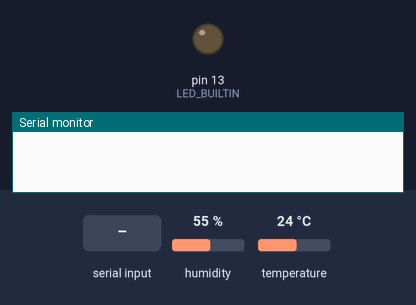
The sketch below on a simulated Arduino Uno, built with avr-gcc and run on an emulated ATmega328P. On the bench: output pins drawn as LEDs (lit = HIGH), the last lines printed to the serial monitor. The inputs (shaded band) are chosen by the test bench; at power-on: humidity 55 %, temperature 24 °C.

Above: at 1.2 s.
1.3 s: "3\n" received over Serial
At 2.5 s:
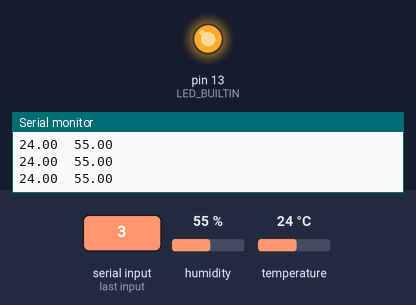
2.8 s: "4\n" received over Serial
At 3.7 s:
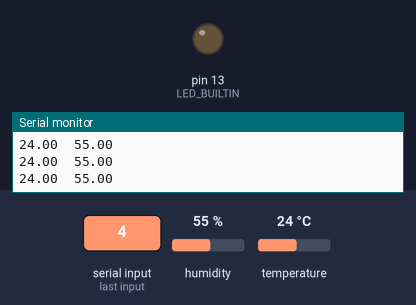
Timing chart, 0 to 5.8 s (numbered marks = the images above; inputs shaded):
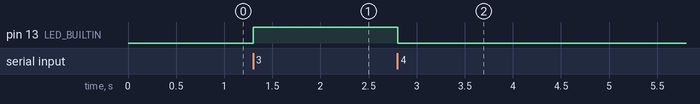

Measured:
- after the input at 1.3 s, pin 13 (LED_BUILTIN): LOW → HIGH at once
- after the input at 2.8 s, pin 13 (LED_BUILTIN): HIGH → LOW at once

The sketch:

serial01.ino
```cpp
#include <Adafruit_Sensor.h>
#include <DHT.h>
#include <DHT_U.h>

#define DHTPIN 7     // Digital pin connected to the DHT sensor
#define DHTTYPE    DHT11     // DHT 11
DHT_Unified dht(DHTPIN, DHTTYPE);

uint32_t delayMS;

String cadenaCharEntrada = "";
char vectorChar[20];
bool finCadena = false;

bool mcontin = false;
float h;
float t;

void setup() {
  pinMode(LED_BUILTIN, OUTPUT);
  Serial.begin(9600);
  dht.begin();
  cadenaCharEntrada.reserve(20);
}

void loop() {
  if(finCadena){                               //Se termino de recibir una cadena completa
    finCadena = false;                                  //Permitimos volver a recibir otra cadena
    cadenaCharEntrada.toCharArray(vectorChar,20);   //Convertimos el string a un vectorChar
    int numeroEntero = atoi(vectorChar);            //Convertimos un vectorChar a un entero

    if(numeroEntero == 1){
        sensor_t sensor;
        dht.temperature().getSensor(&sensor);
        Serial.println(F("------------------------------------"));
        Serial.println(F("Temperature Sensor"));
        Serial.print  (F("Sensor Type: ")); Serial.println(sensor.name);
        Serial.print  (F("Driver Ver:  ")); Serial.println(sensor.version);
        Serial.print  (F("Unique ID:   ")); Serial.println(sensor.sensor_id);
        Serial.print  (F("Max Value:   ")); Serial.print(sensor.max_value); Serial.println(F("°C"));
        Serial.print  (F("Min Value:   ")); Serial.print(sensor.min_value); Serial.println(F("°C"));
        Serial.print  (F("Resolution:  ")); Serial.print(sensor.resolution); Serial.println(F("°C"));
        Serial.println(F("------------------------------------"));
        // Print humidity sensor details.
        dht.humidity().getSensor(&sensor);
        Serial.println(F("Humidity Sensor"));
        Serial.print  (F("Sensor Type: ")); Serial.println(sensor.name);
        Serial.print  (F("Driver Ver:  ")); Serial.println(sensor.version);
        Serial.print  (F("Unique ID:   ")); Serial.println(sensor.sensor_id);
        Serial.print  (F("Max Value:   ")); Serial.print(sensor.max_value); Serial.println(F("%"));
        Serial.print  (F("Min Value:   ")); Serial.print(sensor.min_value); Serial.println(F("%"));
        Serial.print  (F("Resolution:  ")); Serial.print(sensor.resolution); Serial.println(F("%"));
        Serial.println(F("------------------------------------"));
        // Set delay between sensor readings based on sensor details.
        delayMS = sensor.min_delay / 1000;
    }
    else if(numeroEntero == 2){
    }
    else if(numeroEntero == 3){
      digitalWrite(LED_BUILTIN, HIGH);   // turn the LED on (HIGH is the voltage level)
      mcontin = true;
    }
    else if(numeroEntero == 4){
      digitalWrite(LED_BUILTIN, LOW);    // turn the LED off by making the voltage LOW
      mcontin = false;
    }
    cadenaCharEntrada = "";
  }
  if(mcontin){

    delay(delayMS);
    // Get temperature event and print its value.
    sensors_event_t event;
    dht.temperature().getEvent(&event);
    if (isnan(event.temperature)) {
      Serial.println(F("Error T!"));
    }
    else {
      Serial.print(event.temperature);
      Serial.print("\t");
    }
    // Get humidity event and print its value.
    dht.humidity().getEvent(&event);
    if (isnan(event.relative_humidity)) {
      Serial.println(F("Error H!"));
    }
    else {
      Serial.print(event.relative_humidity);
      Serial.println();
    }

  }
}

void serialEvent(){
  //Recepción de datos Seriales
  while (Serial.available()) {              //Si existen datos seriales, leer a todos
    char CaracterEntrada = Serial.read();   //Leer 1 byte serial recibido
    cadenaCharEntrada += CaracterEntrada;   //Agregar el nuevo char a una cadena String
    if (CaracterEntrada == '\n') {          //Si el char o byte recibido es un fin de linea, activa la bandera
      finCadena = true;                        //Si la bandera finCadena = 1, entonces la transmision esta completa
    }
  }
}
```
